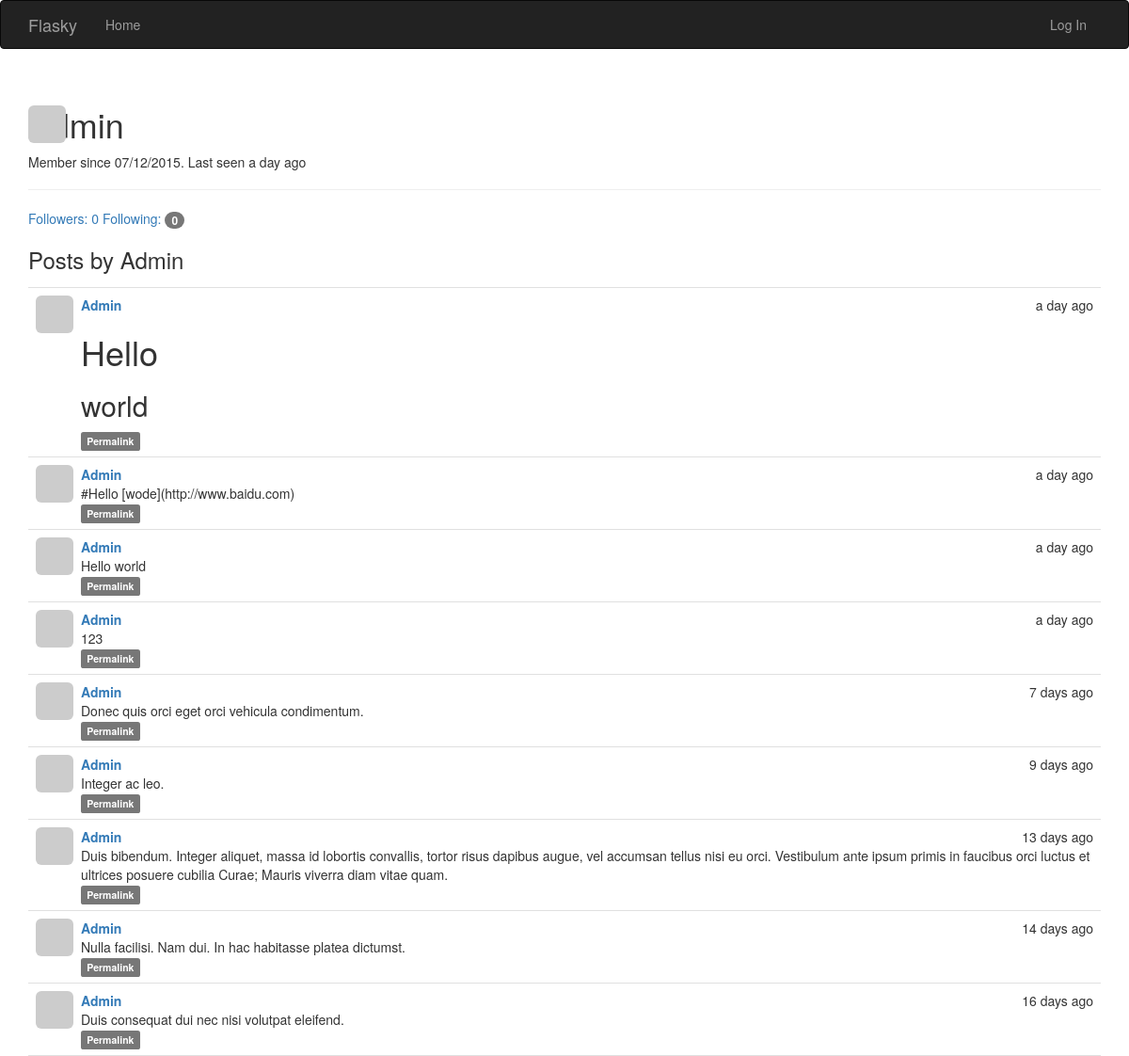
Before: /user/Admin with the older database file.
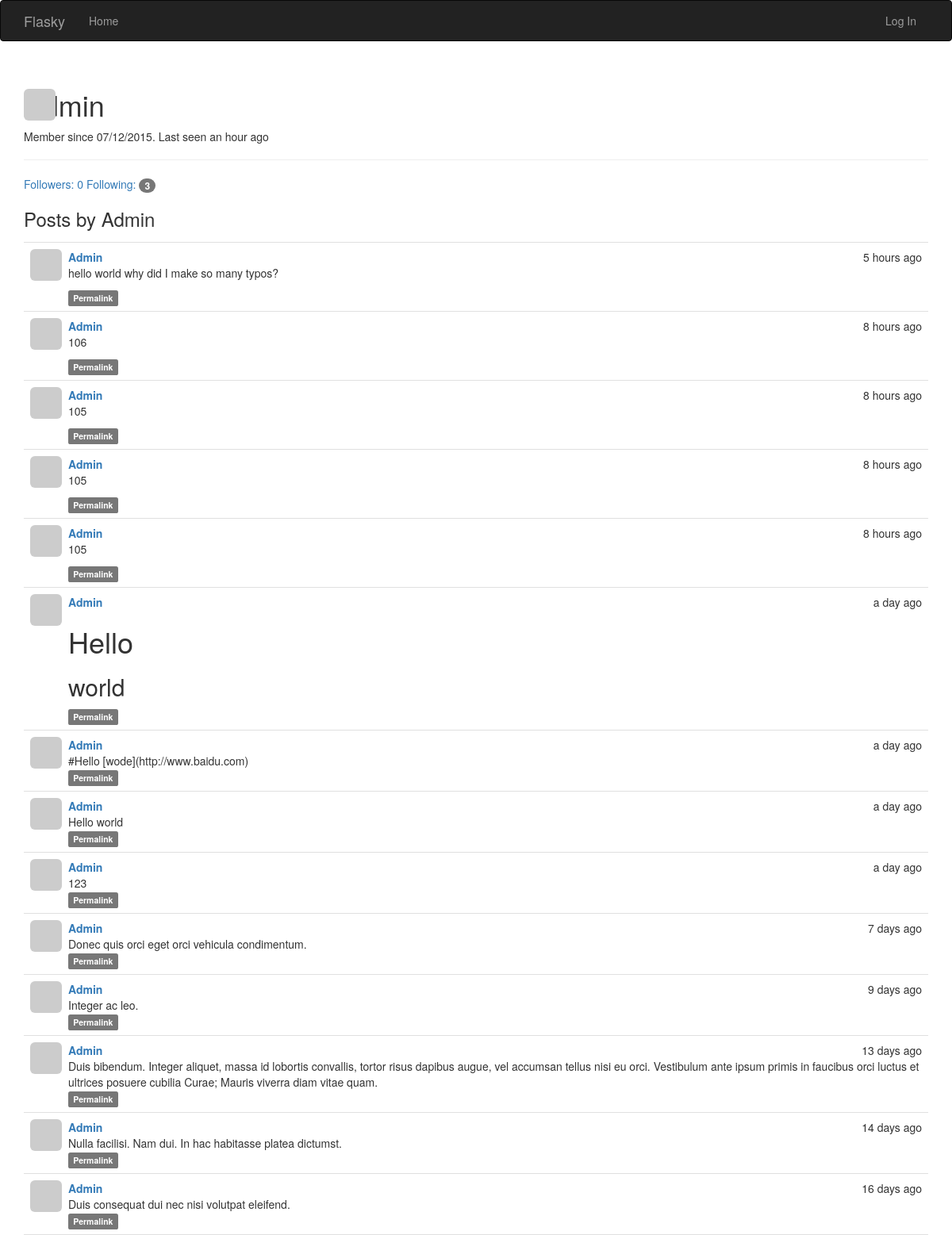
After: the same page with the newer database file.
### app/models.py (models this page shows, shortened)
class User(UserMixin, db.Model):
    __tablename__ = 'users'
    id = db.Column(db.Integer, primary_key=True)
    email = db.Column(db.String(64), unique=True, index=True)
    username = db.Column(db.String(64), unique=True, index=True)
    name = db.Column(db.String(64))
    role_id = db.Column(db.Integer, db.ForeignKey('roles.id'))
    password_hash = db.Column(db.String(128))
    confirmed = db.Column(db.Boolean, default=False)
    location = db.Column(db.String(64))
    about_me = db.Column(db.Text())
    member_since = db.Column(db.DateTime(), default=datetime.utcnow)
    last_seen = db.Column(db.DateTime(), default=datetime.utcnow)
    avatar_hash = db.Column(db.String(32))
    posts = db.relationship('Post', backref='author', lazy='dynamic')
    followed = db.relationship('Follow',
                               foreign_keys=[Follow.follower_id],
                               backref=db.backref('follower', lazy='joined'),
                               lazy='dynamic',
                               cascade='all, delete-orphan')
    followers = db.relationship('Follow',
                                foreign_keys=[Follow.followed_id],
                                backref=db.backref('followed', lazy='joined'),
                                lazy='dynamic',
                                cascade='all, delete-orphan')
    @property  # write-only property
    def password(self):
        raise AttributeError('password is not a readable attribute.')
    def gravatar(self, size=100, default='identicon', rating='pg'):
        if request.is_secure:
            url = 'https://secure.gravatar.com/avatar'
        else:
            url = 'http://www.gravatar.com/avatar'
        hash = self.avatar_hash or hashlib.md5(
            self.email.encode('utf-8')).hexdigest()
        return '{url}/{hash}?s={size}&d={default}&r={rating}'.format(url=url, hash=hash, size=size, default=default, rating=rating)

class Post(db.Model):
    __tablename__ = 'posts'
    id = db.Column(db.Integer, primary_key=True)
    body = db.Column(db.Text)
    timestamp = db.Column(db.DateTime, index=True, default=datetime.utcnow)
    author_id = db.Column(db.Integer, db.ForeignKey('users.id'))
    body_html = db.Column(db.Text)

### app/main/views.py (the view)
@main.route('/user/<username>')
def user(username):
    user = User.query.filter_by(username=username).first()
    if user is None:
        abort(404)
    posts = user.posts.order_by(Post.timestamp.desc()).all()
    return render_template('user.html', user=user, posts=posts)

### app/auth/views.py (called while the page is built)
@auth.before_app_request
def before_request():
	if current_user.is_authenticated():
		current_user.ping()
		if not current_user.confirmed and request.endpoint[:5] != 'auth.':
			return redirect(url_for('auth.unconfirmed'))

### app/main/__init__.py (called while the page is built)
@main.app_context_processor
def inject_permissions():
	return dict(Permission=Permission)

### app/models.py (called while the page is built)
    def can(self, permissions):
        return False

    def is_admin(self):
        return False

### app/templates/user.html (shortened to what this page needs)
{% extends "base.html" %}
{% block head %}
{{ super() }}
{% endblock %}
{% block page_content %}
    <div class="page-header">
    <img src="{{ user.gravatar() }}" alt="" class="img-rounded profile-thumbnail">
        <h1>{{user.username}}</h1>
        <p>
        	Member since {{ moment(user.member_since).format('L')}}.
        	Last seen {{ moment(user.last_seen).fromNow()}}
        </p>
    </div>
    <a href="{{ url_for('.followers', username=user.username) }}">
        Followers: <span class="bage">{{ user.followers.count() }}</span>
    </a>
    <a href="{{ url_for('.followed_by', username=user.username) }}">
        Following: <span class="badge">{{ user.followed.count() }}</span>
    </a>
    <h3>Posts by {{ user.username }}</h3>
    {% include '_posts.html' %}
{% endblock %}

### app/templates/base.html (shortened to what this page needs)
{% extends "bootstrap/base.html" %}
{% block styles %}
    {{ super()}}
    <link rel="stylesheet" href="{{url_for('static', filename='styles.css')}}">
{% endblock %}
{% block navbar %}
<div class="navbar navbar-inverse" role="navigation">
    <div class="container">
        <div class="navbar-header">
            <a class="navbar-brand" href="/">Flasky</a> </div>
        <div class="navbar-collapse collapse">
            <ul class="nav navbar-nav">
                <li><a href="/">Home</a></li>
            </ul>
            <ul class="nav navbar-nav navbar-right">
                {% if current_user.is_authenticated() %}
                    <li>
                        <a href="{{url_for('main.user', username=current_user.username)}}">Profile</a>
                    </li>
                    <li><a href="{{ url_for('auth.logout') }}">Log Out</a></li>
                    {% else %}
                    <li><a href="{{ url_for('auth.login') }}">Log In</a></li>
                {% endif %}
            </ul>
        </div>
    </div>
</div>
{% endblock %}
{% block content %}
    <div class="container">
        {% block page_content %}
        {% endblock %}
    </div>
{% endblock %}

### app/templates/_posts.html (shortened to what this page needs)
<ul class="posts">
		{% for post in posts %}
			<li class="post">
				<div class="profile-thumbnail">
					<a href="{{ url_for('main.user', username=post.author.username) }}">
						<img src="{{ post.author.gravatar(size=40) }}" class="img-rounded profile-thumbnail" alt="">
					</a>
				</div>
				<div class="post-content">
					<div class="post-date">
						{{ moment(post.timestamp).fromNow() }}
					</div>
					<div class="post-author">
						<a href="{{ url_for('main.user', username=post.author.username) }}">{{ post.author.username }}</a>
					</div>
					<div class="post-body">
						{% if post.body_html %}
							{{ post.body_html | safe }}
						{% else %}
							{{ post.body }}
						{% endif %}
					</div>
					<div class="post-footer">
						<a href="{{ url_for('.post', id=post.id) }}">
							<span class="label label-default">Permalink</span>
						</a>
					</div>
				</div>
			</li>
		{% endfor %}
	</ul>

### app/static/styles.css (style rules this page uses)
.profile-thumbnail { position: absolute; width: 40px; height: 40px; }
ul.posts { list-style-type: none; padding: 0px; margin: 16px 0px 0px 0px; border-top: 1px solid #e0e0e0; }
ul.posts li.post { padding: 8px; border-bottom: 1px solid #e0e0e0; }
div.post-date { float: right; }
div.post-author { font-weight: bold; }
div.post-content { margin-left: 48px; min-height: 48px; }

Changed rows visible on the page:
changed User "Admin": last_seen "a day ago" → "an hour ago"
added Post: timestamp "5 hours ago", author.username "Admin", body_html "hello world why did I make so many typos?"
added Post: timestamp "8 hours ago", author.username "Admin", body_html "106"
added Post: timestamp "8 hours ago", author.username "Admin", body_html "105"
added Post: timestamp "8 hours ago", author.username "Admin", body_html "105"
added Post: timestamp "8 hours ago", author.username "Admin", body_html "105"
Other visible differences:
{{ user.followed.count() }}: "0" → "3"
